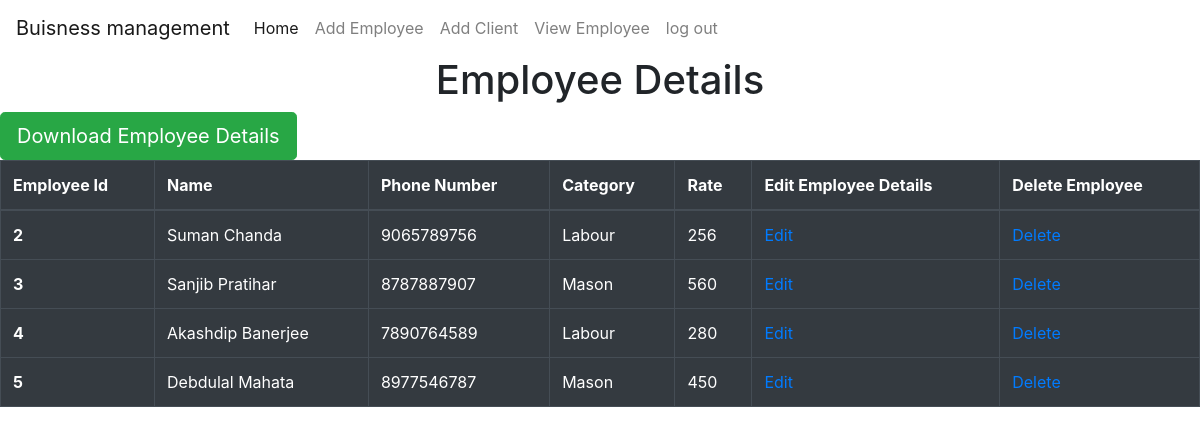
The page /employeeview on the database its author committed.
### employeemng/models.py (models this page shows, shortened)
class EmployeeAdd(models.Model):
    emp_name = models.CharField(max_length=50)
    emp_num = models.IntegerField(max_length=15)
    emp_category = models.ForeignKey(EmpCategory, on_delete=models.CASCADE)
    emp_rate = models.IntegerField(max_length=4, default=0)

class EmpCategory(models.Model):
    category = models.CharField(max_length=20)
    def __str__(self):
        return self.category

### employeemng/views.py (the view)
# urls.py: path('employeeview', employeeView, name='empview'),
def employeeView(request):
    employeeDetails = EmployeeAdd.objects.all()
    context = {'empdtl': employeeDetails}
    return render(request, 'employee-details.html', context)

### templates/employee-details.html (shortened to what this page needs)
<!DOCTYPE html>
<html lang="en">
<head>
    <link rel="stylesheet" href="https://stackpath.bootstrapcdn.com/bootstrap/4.5.2/css/bootstrap.min.css">
</head>
<body>
{% include 'navbar.html' %}
<h1 align="center"> Employee Details </h1>
<a href="{% url 'emppdf' %}" class="btn btn-success btn-lg">Download Employee Details</a>
<table class="table table-bordered table-dark">
  <thead>
    <tr>
      <th scope="col">Employee Id</th>
      <th scope="col">Name</th>
      <th scope="col">Phone Number</th>
      <th scope="col">Category</th>
      <th scope="col">Rate</th>
      <th scope="col">Edit Employee Details</th>
      <th scope="col">Delete Employee</th>
    </tr>
  </thead>
  <tbody>
  {% for employee in empdtl %}
    <tr>
      <th scope="row">{{ employee.id }}</th>
      <td>{{ employee.emp_name }}</td>
      <td>{{ employee.emp_num }}</td>
      <td>{{ employee.emp_category }}</td>
      <td>{{ employee.emp_rate }}</td>
      <td><a href="{% url 'empedit' employee.id %}">Edit</a></td>
      <td><a href="{% url 'empdlt' employee.id %}">Delete</a></td>
    </tr>
  {% endfor %}
  </tbody>
</table>
</body>
</html>

### templates/navbar.html (shortened to what this page needs)
<nav class="navbar navbar-expand-lg navbar-light ">
  <a class="navbar-brand" href="#">Buisness management</a>
  <div class="collapse navbar-collapse" id="navbarNav">
    <ul class="navbar-nav">
      <li class="nav-item active">
        <a class="nav-link" href="#">Home <span class="sr-only">(current)</span></a>
      </li>
      <li class="nav-item">
        <a class="nav-link" href="{%  url 'empadd' %}">Add Employee</a>
      </li>
      <li class="nav-item">
        <a class="nav-link" href="#">Add Client</a>
      </li>
        <li class="nav-item">
        <a class="nav-link" href="{% url 'empview' %}">View Employee</a>
      </li>
      <li class="nav-item">
        <a class="nav-link" href="#">log out</a>
      </li>
    </ul>
  </div>
</nav>

### rows shown on the page
EmployeeAdd: id "2", emp_name "Suman Chanda", emp_num "9065789756", emp_category "Labour", emp_rate "256"
EmployeeAdd: id "3", emp_name "Sanjib Pratihar", emp_num "8787887907", emp_category "Mason", emp_rate "560"
EmployeeAdd: id "4", emp_name "Akashdip Banerjee", emp_num "7890764589", emp_category "Labour", emp_rate "280"
EmployeeAdd: id "5", emp_name "Debdulal Mahata", emp_num "8977546787", emp_category "Mason", emp_rate "450"
